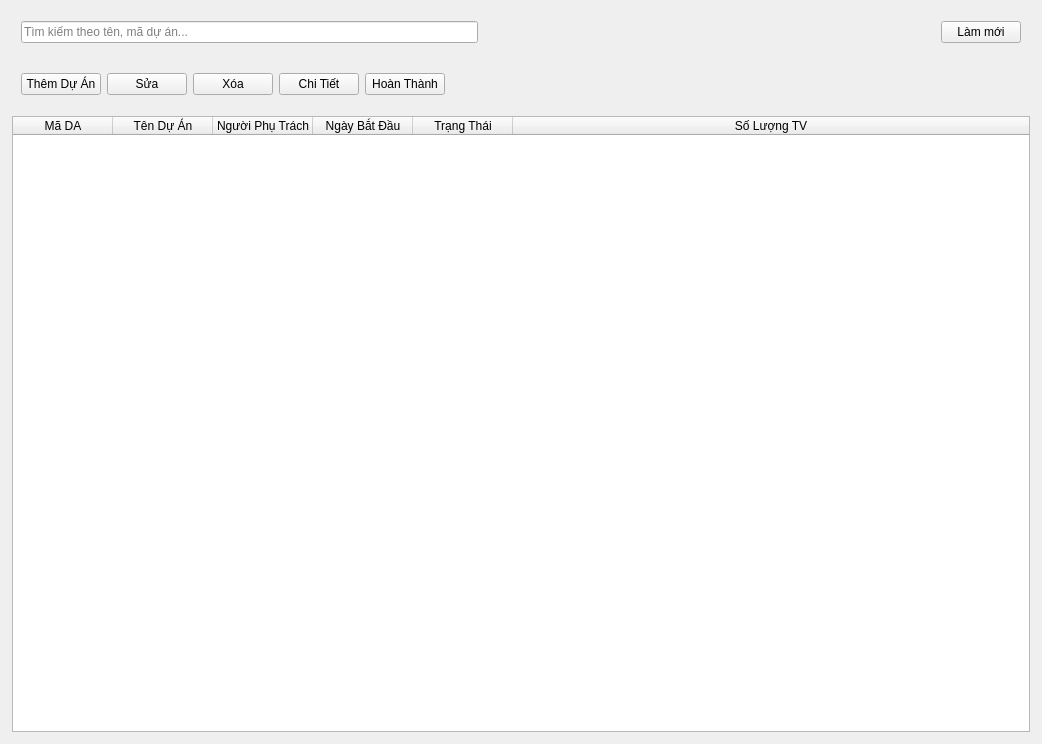
<?xml version="1.0" encoding="UTF-8"?>
<ui version="4.0">
 <class>GD_QLDuAn</class>
 <widget class="QWidget" name="GD_QLDuAn">
  <property name="geometry">
   <rect>
    <x>0</x>
    <y>0</y>
    <width>1042</width>
    <height>744</height>
   </rect>
  </property>
  <property name="windowTitle">
   <string>Form</string>
  </property>
  <layout class="QVBoxLayout" name="verticalLayout_2">
   <property name="spacing">
    <number>12</number>
   </property>
   <property name="leftMargin">
    <number>12</number>
   </property>
   <property name="topMargin">
    <number>12</number>
   </property>
   <property name="rightMargin">
    <number>12</number>
   </property>
   <property name="bottomMargin">
    <number>12</number>
   </property>
   <item>
    <widget class="QFrame" name="topBarFrame">
     <layout class="QHBoxLayout" name="topBar">
      <item>
       <widget class="QLineEdit" name="lineEditSearch">
        <property name="minimumSize">
         <size>
          <width>350</width>
          <height>0</height>
         </size>
        </property>
        <property name="placeholderText">
         <string>Tìm kiếm theo tên, mã dự án...</string>
        </property>
        <property name="clearButtonEnabled">
         <bool>true</bool>
        </property>
       </widget>
      </item>
      <item>
       <spacer name="horizontalSpacer">
        <property name="orientation">
         <enum>Qt::Horizontal</enum>
        </property>
        <property name="sizeHint" stdset="0">
         <size>
          <width>40</width>
          <height>20</height>
         </size>
        </property>
       </spacer>
      </item>
      <item>
       <widget class="QPushButton" name="btnRefresh">
        <property name="text">
         <string>Làm mới</string>
        </property>
        <property name="icon">
         <iconset resource="icons.qrc">
          <normaloff>:/icons/refresh.svg</normaloff>:/icons/refresh.svg</iconset>
        </property>
       </widget>
      </item>
     </layout>
    </widget>
   </item>
   <item>
    <widget class="QFrame" name="actionFrame">
     <layout class="QHBoxLayout" name="actionLayout">
      <item>
       <widget class="QPushButton" name="btnAddProject">
        <property name="text">
         <string>Thêm Dự Án</string>
        </property>
        <property name="icon">
         <iconset resource="icons.qrc">
          <normaloff>:/icons/add.svg</normaloff>:/icons/add.svg</iconset>
        </property>
       </widget>
      </item>
      <item>
       <widget class="QPushButton" name="btnEditProject">
        <property name="text">
         <string>Sửa</string>
        </property>
        <property name="icon">
         <iconset resource="icons.qrc">
          <normaloff>:/icons/edit.svg</normaloff>:/icons/edit.svg</iconset>
        </property>
       </widget>
      </item>
      <item>
       <widget class="QPushButton" name="btnDeleteProject">
        <property name="text">
         <string>Xóa</string>
        </property>
        <property name="icon">
         <iconset resource="icons.qrc">
          <normaloff>:/icons/delete.svg</normaloff>:/icons/delete.svg</iconset>
        </property>
       </widget>
      </item>
      <item>
       <widget class="QPushButton" name="btnDetailProject">
        <property name="text">
         <string>Chi Tiết</string>
        </property>
        <property name="icon">
         <iconset resource="icons.qrc">
          <normaloff>:/icons/detail.svg</normaloff>:/icons/detail.svg</iconset>
        </property>
       </widget>
      </item>
      <item>
       <widget class="QPushButton" name="btnCompleteProject">
        <property name="text">
         <string>Hoàn Thành</string>
        </property>
        <property name="icon">
         <iconset resource="icons.qrc">
          <normaloff>:/icons/check.svg</normaloff>:/icons/check.svg</iconset>
        </property>
       </widget>
      </item>
      <item>
       <spacer name="horizontalSpacer_2">
        <property name="orientation">
         <enum>Qt::Horizontal</enum>
        </property>
        <property name="sizeHint" stdset="0">
         <size>
          <width>40</width>
          <height>20</height>
         </size>
        </property>
       </spacer>
      </item>
     </layout>
    </widget>
   </item>
   <item>
    <widget class="QTableWidget" name="tableProjects">
     <property name="editTriggers">
      <set>QAbstractItemView::NoEditTriggers</set>
     </property>
     <property name="alternatingRowColors">
      <bool>true</bool>
     </property>
     <property name="selectionMode">
      <enum>QAbstractItemView::SingleSelection</enum>
     </property>
     <property name="selectionBehavior">
      <enum>QAbstractItemView::SelectRows</enum>
     </property>
     <property name="sortingEnabled">
      <bool>true</bool>
     </property>
     <attribute name="horizontalHeaderStretchLastSection">
      <bool>true</bool>
     </attribute>
     <column>
      <property name="text">
       <string>Mã DA</string>
      </property>
     </column>
     <column>
      <property name="text">
       <string>Tên Dự Án</string>
      </property>
     </column>
     <column>
      <property name="text">
       <string>Người Phụ Trách</string>
      </property>
     </column>
     <column>
      <property name="text">
       <string>Ngày Bắt Đầu</string>
      </property>
     </column>
     <column>
      <property name="text">
       <string>Trạng Thái</string>
      </property>
     </column>
     <column>
      <property name="text">
       <string>Số Lượng TV</string>
      </property>
     </column>
    </widget>
   </item>
  </layout>
 </widget>
 <resources>
  <include location="icons.qrc"/>
 </resources>
 <connections/>
</ui>
